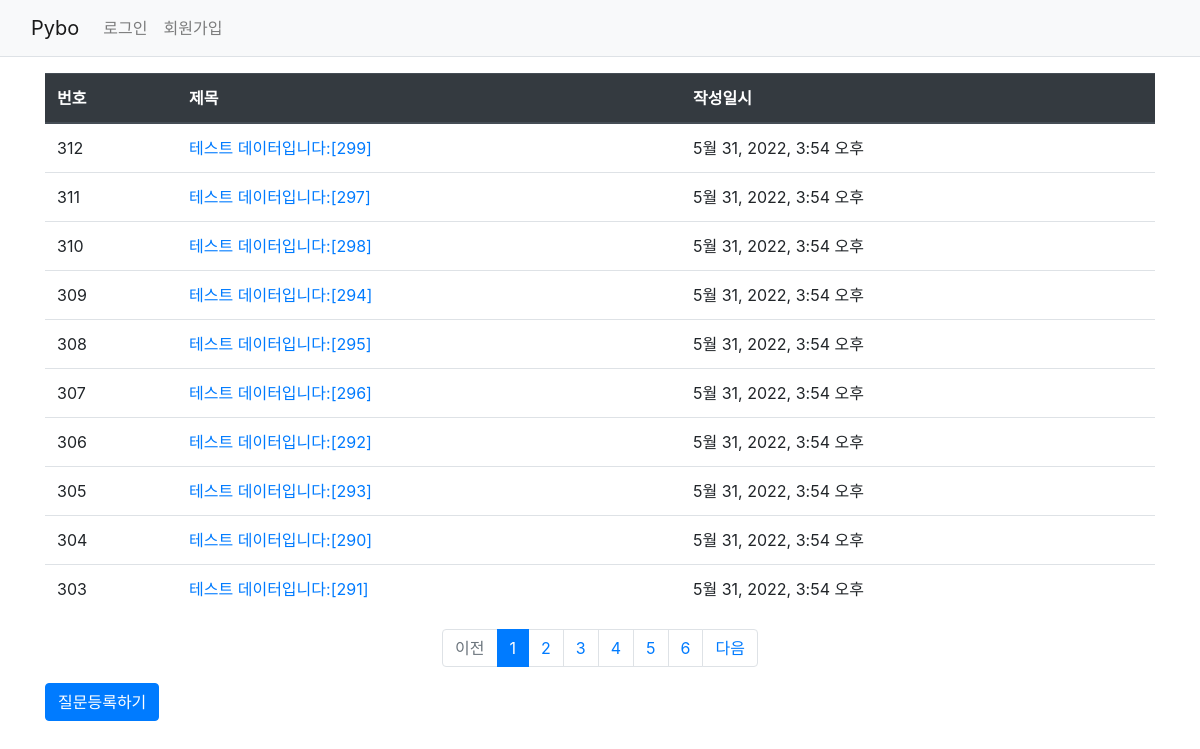
Screenshot of /pybo/ with the database file from the repository.
### pybo/models.py (models this page shows, shortened)
class Question(models.Model):
    subject = models.CharField(max_length=200)
    content = models.TextField()
    create_date = models.DateTimeField()

### pybo/views.py (the view)
# urls.py: path('', views.index, name='index'),  # '/' 에 해당되는 path
def index(request):
    page = request.GET.get('page', '1')  # 페이지
    question_list = Question.objects.order_by('-create_date')  # -붙으면 내림차순 없으면 오름차순
    paginator = Paginator(question_list, 10)  # 페이지당 10개씩 보여주기
    page_object = paginator.get_page(page)
    context = {'question_list': page_object}  # 딕셔너리의 {'키' : 값}
    return render(request, 'pybo/question_list.html', context)  # 인자 값 3개

### pybo/templatetags/pybo_filter.py (called while the page is built)
@register.filter
def sub(value, arg):
    return value - arg

### templates/pybo/question_list.html (shortened to what this page needs)
<!DOCTYPE html>
<html lang="en">
<head>
</head>
<body>
    {% extends 'base.html' %}
    {% load pybo_filter %}
    {% block content %}
    <div class="container my-3">
        <table class="table">
            <thead>
            <tr class="thead-dark">
                <th>번호</th>
                <th>제목</th>
                <th>작성일시</th>
            </tr>
            </thead>
            <tbody>
                {% if question_list %}
                {% for question in question_list %}
                <tr>
                    <td>
                        {{ question_list.paginator.count|sub:question_list.start_index|sub:forloop.counter0|add:1 }}
                    </td>
                    <td>
                        <a href="{% url 'pybo:detail' question.id %}">
                            {{ question.subject }}
                        </a>
                    </td>
                    <td>{{ question.create_date }}</td>
                </tr>
            {% endfor %}
            {% else %}
            <tr>
                <td colspan="3">질문이 없습니다.</td>
            </tr>
            {% endif %}
            </tbody>
        </table>
        <ul class="pagination justify-content-center">
            {% if question_list.has_previous %}
            <li class="page-item">
                <a class="page-link"
                   href="?page={{ question_list.previous_page_number }}">이전</a>
            </li>
            {% else %}
            <li class="page-item disabled">
                <a class="page-link" tabindex="-1" aria-disabled="true" href="#">이전</a>
            </li>
            {% endif %}
            {% for page_number in question_list.paginator.page_range %}
            {% if page_number >= question_list.number|add:-5 and page_number <= question_list.number|add:5 %}
            {% if page_number == question_list.number %}
            <li class="page-item active" aria-current="page">
                <a class="page-link" href="?page={{ page_number }}">{{ page_number }}</a>
            </li>
            {% else %}
            <li class="page-item">
                <a class="page-link" href="?page={{ page_number }}">{{ page_number }}</a>
            </li>
            {% endif %}
            {% endif %}
            {% endfor %}
            {% if question_list.has_next %}
            <li class="page-item">
                <a class="page-link" href="?page={{ question_list.next_page_number }}">다음</a>
            </li>
            {% else %}
            <li class="page-item disavled">
                <a class="page-link" tabindex="-1" aria-disabled="true" href="#">다음</a>
            </li>
            {% endif %}
        </ul>
        <a href="{% url 'pybo:question_create' %}" class="btn btn-primary">질문등록하기</a>
    </div>
    {% endblock %}

### rows the page displays
Question: paginator.count|sub "312", subject "테스트 데이터입니다:[299]", create_date "5월 31, 2022, 3:54 오후"
Question: paginator.count|sub "311", subject "테스트 데이터입니다:[297]", create_date "5월 31, 2022, 3:54 오후"
Question: paginator.count|sub "310", subject "테스트 데이터입니다:[298]", create_date "5월 31, 2022, 3:54 오후"
Question: paginator.count|sub "309", subject "테스트 데이터입니다:[294]", create_date "5월 31, 2022, 3:54 오후"
Question: paginator.count|sub "308", subject "테스트 데이터입니다:[295]", create_date "5월 31, 2022, 3:54 오후"
Question: paginator.count|sub "307", subject "테스트 데이터입니다:[296]", create_date "5월 31, 2022, 3:54 오후"
Question: paginator.count|sub "306", subject "테스트 데이터입니다:[292]", create_date "5월 31, 2022, 3:54 오후"
Question: paginator.count|sub "305", subject "테스트 데이터입니다:[293]", create_date "5월 31, 2022, 3:54 오후"
Question: paginator.count|sub "304", subject "테스트 데이터입니다:[290]", create_date "5월 31, 2022, 3:54 오후"
Question: paginator.count|sub "303", subject "테스트 데이터입니다:[291]", create_date "5월 31, 2022, 3:54 오후"

### other values shown
{{ page_number }} "1"
{{ page_number }} "2" "3" "4" "5" "6"
